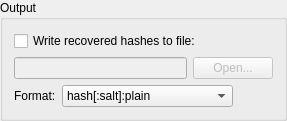
               <widget class="QGroupBox" name="groupBox_oclhcplus_output">
                <property name="title">
                 <string>Output</string>
                </property>
                <layout class="QVBoxLayout" name="verticalLayout_25">
                 <item>
                  <layout class="QVBoxLayout" name="verticalLayout_16">
                   <item>
                    <widget class="QCheckBox" name="checkBox_oclhcplus_outfile">
                     <property name="text">
                      <string>Write recovered hashes to file:</string>
                     </property>
                    </widget>
                   </item>
                   <item>
                    <layout class="QHBoxLayout" name="horizontalLayout_63">
                     <item>
                      <widget class="QLineEdit" name="lineEdit_oclhcplus_outfile">
                       <property name="enabled">
                        <bool>false</bool>
                       </property>
                       <property name="toolTip">
                        <string>Built-in variables:

  &lt;hash&gt; = current hash filename or hash
  &lt;unixtime&gt; = current unix timestamp</string>
                       </property>
                       <property name="text">
                        <string/>
                       </property>
                      </widget>
                     </item>
                     <item>
                      <widget class="QPushButton" name="pushButton_oclhcplus_output">
                       <property name="enabled">
                        <bool>false</bool>
                       </property>
                       <property name="text">
                        <string>Open...</string>
                       </property>
                      </widget>
                     </item>
                    </layout>
                   </item>
                   <item>
                    <layout class="QHBoxLayout" name="horizontalLayout_38">
                     <item>
                      <widget class="QLabel" name="label_oclhcplus_outfile_format">
                       <property name="enabled">
                        <bool>true</bool>
                       </property>
                       <property name="text">
                        <string>Format:</string>
                       </property>
                       <property name="alignment">
                        <set>Qt::AlignLeading|Qt::AlignLeft|Qt::AlignVCenter</set>
                       </property>
                      </widget>
                     </item>
                     <item>
                      <widget class="QComboBox" name="comboBox_oclhcplus_outfile_format">
                       <property name="enabled">
                        <bool>true</bool>
                       </property>
                       <property name="sizePolicy">
                        <sizepolicy hsizetype="Expanding" vsizetype="Fixed">
                         <horstretch>0</horstretch>
                         <verstretch>0</verstretch>
                        </sizepolicy>
                       </property>
                       <property name="currentIndex">
                        <number>2</number>
                       </property>
                       <item>
                        <property name="text">
                         <string>hash[:salt]</string>
                        </property>
                       </item>
                       <item>
                        <property name="text">
                         <string>plain</string>
                        </property>
                       </item>
                       <item>
                        <property name="text">
                         <string>hash[:salt]:plain</string>
                        </property>
                       </item>
                       <item>
                        <property name="text">
                         <string>hex_plain</string>
                        </property>
                       </item>
                       <item>
                        <property name="text">
                         <string>hash[:salt]:hex_plain</string>
                        </property>
                       </item>
                       <item>
                        <property name="text">
                         <string>plain:hex_plain</string>
                        </property>
                       </item>
                       <item>
                        <property name="text">
                         <string>hash[:salt]:plain:hex_plain</string>
                        </property>
                       </item>
                      </widget>
                     </item>
                     <item>
                      <spacer name="horizontalSpacer_12">
                       <property name="orientation">
                        <enum>Qt::Horizontal</enum>
                       </property>
                       <property name="sizeHint" stdset="0">
                        <size>
                         <width>40</width>
                         <height>20</height>
                        </size>
                       </property>
                      </spacer>
                     </item>
                    </layout>
                   </item>
                  </layout>
                 </item>
                </layout>
               </widget>
